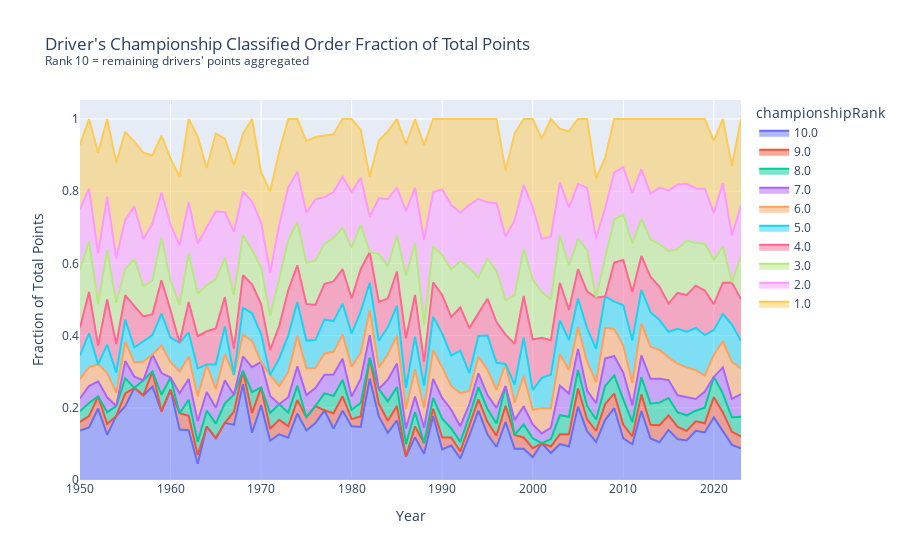

The notebook cell saved with this chart:
### Code cell
import plotly.express as px
fig = px.area(yearly_driver_rankings, 
              x="year", 
              y="fracPointsTotal", 
              color="championshipRank",
              title="Driver's Championship Classified Order Fraction of Total Points<br><sup>Rank 10 = remaining drivers' points aggregated</sup>",  
                labels={'year': 'Year','fracPointsTotal': 'Fraction of Total Points'})

fig.show()
